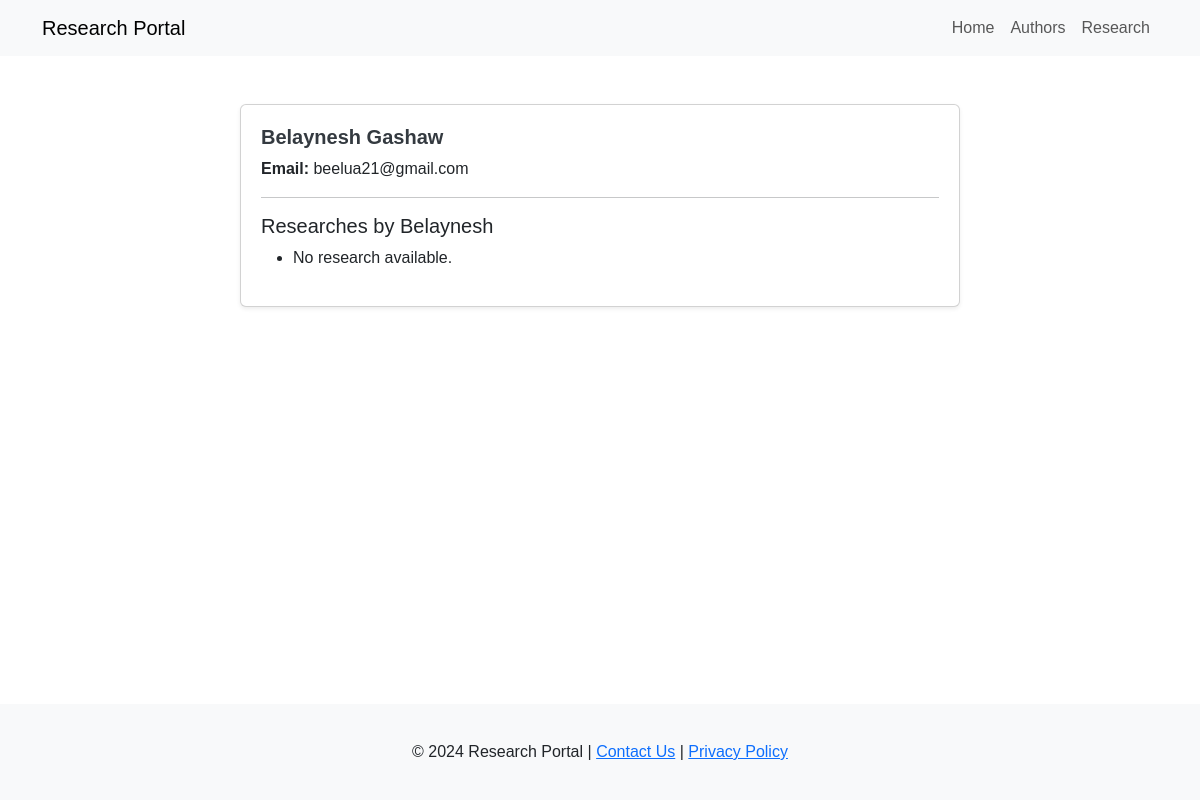
/author/1/, run on an earlier commit of the app's database.
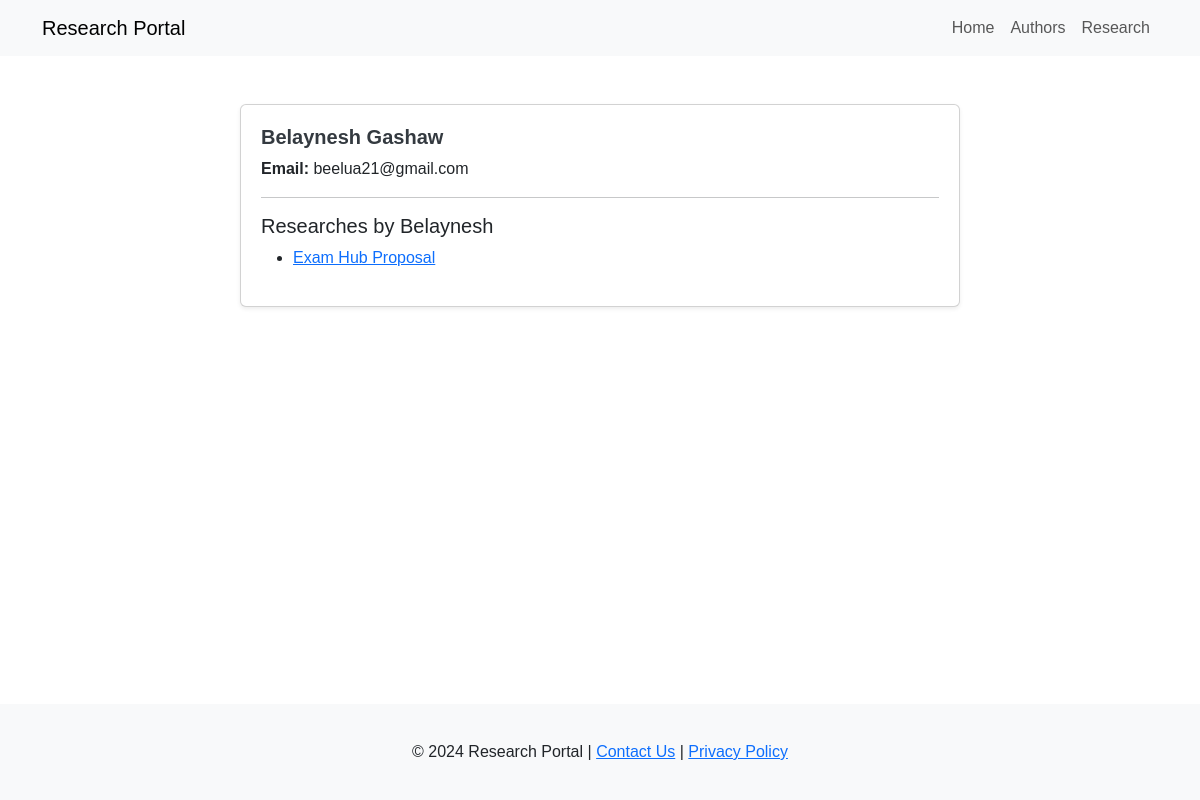
And on a later commit of the database.
### portal/models.py (models this page shows, shortened)
class Research(models.Model):
    title = models.CharField(max_length=200)
    summary = models.TextField()
    authors = models.ManyToManyField(Author, related_name='researches')  # Many-to-Many relationship
    department = models.ForeignKey(Department, on_delete=models.CASCADE,
                                   related_name='researches')  # Many-to-One relationship
    file = models.FileField(upload_to='research_files/', blank=True, null=True)  # File upload (PDF/Word)

### portal/views.py (the view)
# urls.py: path('author/<int:author_id>/', views.author_detail, name='author_detail'),
def author_detail(request, author_id):
    author = get_object_or_404(Author, id=author_id)
    context = {
        'author': author,
    }
    return render(request, 'author_detail.html', context)

### templates/author_detail.html (shortened to what this page needs)
{% extends 'base.html' %}
{% block content %}
<section class="my-5">
    <div class="container">
        <div class="row">
            <div class="col-md-8 offset-md-2">
                <div class="card shadow-sm">
                    <div class="card-body">
                        <h2 class="card-title">{{ author.first_name }} {{ author.last_name }}</h2>
                        <p><strong>Email:</strong> {{ author.email }}</p>
                        <hr>
                        <h5>Researches by {{ author.first_name }}</h5>
                        <ul>
                            {% for research in author.researches.all %}
                            <li><a href="{% url 'research_detail' research.id %}">{{ research.title }}</a></li>
                            {% empty %}
                            <li>No research available.</li>
                            {% endfor %}
                        </ul>
                    </div>
                </div>
            </div>
        </div>
    </div>
</section>
{% endblock %}

What changed in the data, as far as the page shows it:
added Research: title "Exam Hub Proposal"
Also different on the page:
text no longer shown: "No research available."
